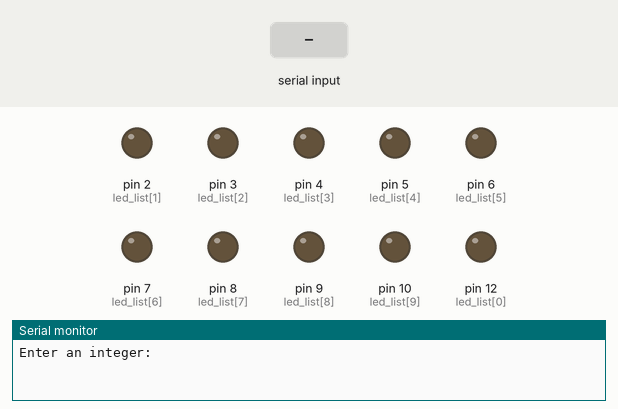
This sketch was run on a simulated Arduino Uno, built with avr-gcc and run on an emulated ATmega328P. Parts: output pins drawn as LEDs (lit = HIGH), the last lines printed to the serial monitor. The inputs (shaded band) are chosen by the test bench.

Above: at 11.2 s.
11.3 s: "90,45\n" received over Serial
At 11.54 s:
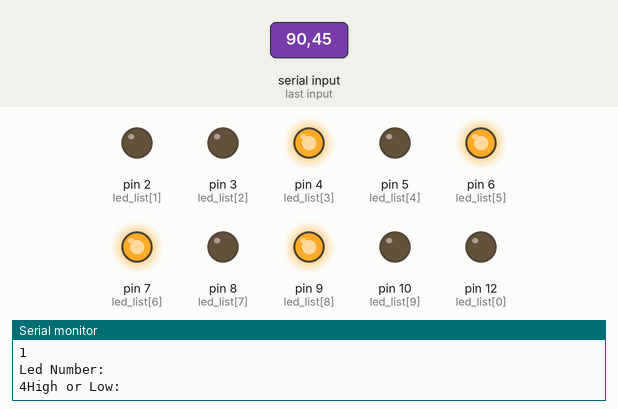
At 12.1 s:
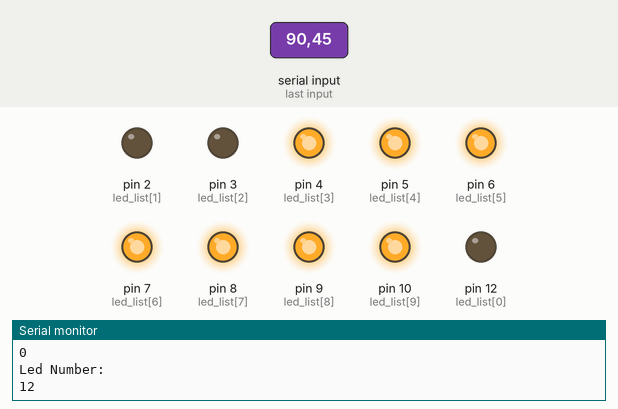
14.3 s: "30,150\n" received over Serial
At 15.5 s:
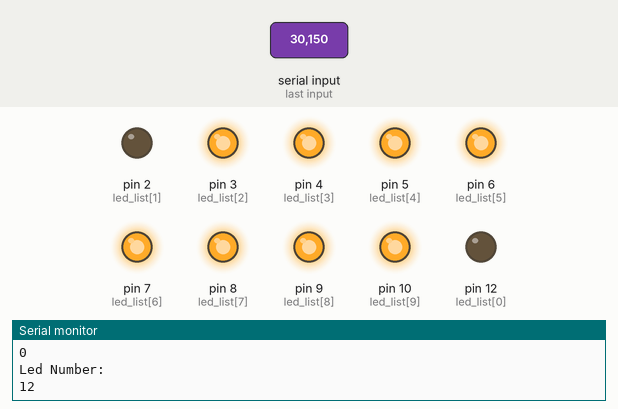
Timing chart, 0 to 17.3 s (numbered marks = the images above; inputs shaded):
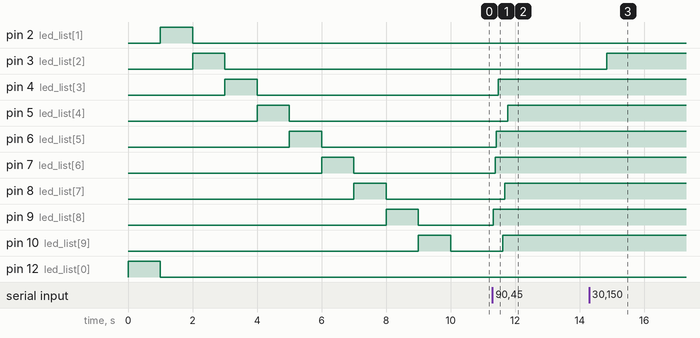

Measured:
- after the input at 11.3 s, pin 4 (led_list[3]): LOW → HIGH after 0.17 s; pin 5 (led_list[4]): LOW → HIGH after 0.47 s; pin 6 (led_list[5]): LOW → HIGH after 0.11 s; pin 7 (led_list[6]): LOW → HIGH after 0.08 s; pin 8 (led_list[7]): LOW → HIGH after 0.38 s
- after the input at 14.3 s, pin 3 (led_list[2]): LOW → HIGH after 0.54 s

The sketch:

int_to_binary_leds1.ino
```cpp
// C++ code
//

int led_list[10]={12,2,3,4,5,6,7,8,9,10};
int number;
int binary[32];

void setup()
{
    pinMode(led_list[0], OUTPUT);
    pinMode(led_list[1], OUTPUT);
    pinMode(led_list[2], OUTPUT);
    pinMode(led_list[3], OUTPUT);
    pinMode(led_list[4], OUTPUT);
    pinMode(led_list[5], OUTPUT);
    pinMode(led_list[6], OUTPUT);
    pinMode(led_list[7], OUTPUT);
    pinMode(led_list[8], OUTPUT);
    pinMode(led_list[9], OUTPUT);
    Serial.begin(9600); // start serial communication
    Serial.println("Enter an integer:");
   int j=0;
  for(j=0;j<10;j++){
     digitalWrite(led_list[j],HIGH);
     delay(1000);
     digitalWrite(led_list[j],LOW);
  }
}

void loop()
{


    if (Serial.available() > 0) {    // check if user typed something
    number = Serial.parseInt();     // read integer from serial
    Serial.print("You entered: ");
    Serial.println(number);
     if(number>0){

    int i=0;
     int x=9;

       for(i=0;i<10;i++){
     binary[i] = number % 2;
     Serial.println("High or Low:");
     Serial.print(number % 2);

     Serial.println("\nLed Number:");
     Serial.print(led_list[x]);
         if(number%2==1){

           digitalWrite(led_list[x],HIGH);

         }
     number = number / 2;


        x--;

 }
    }


    }
      }
```
